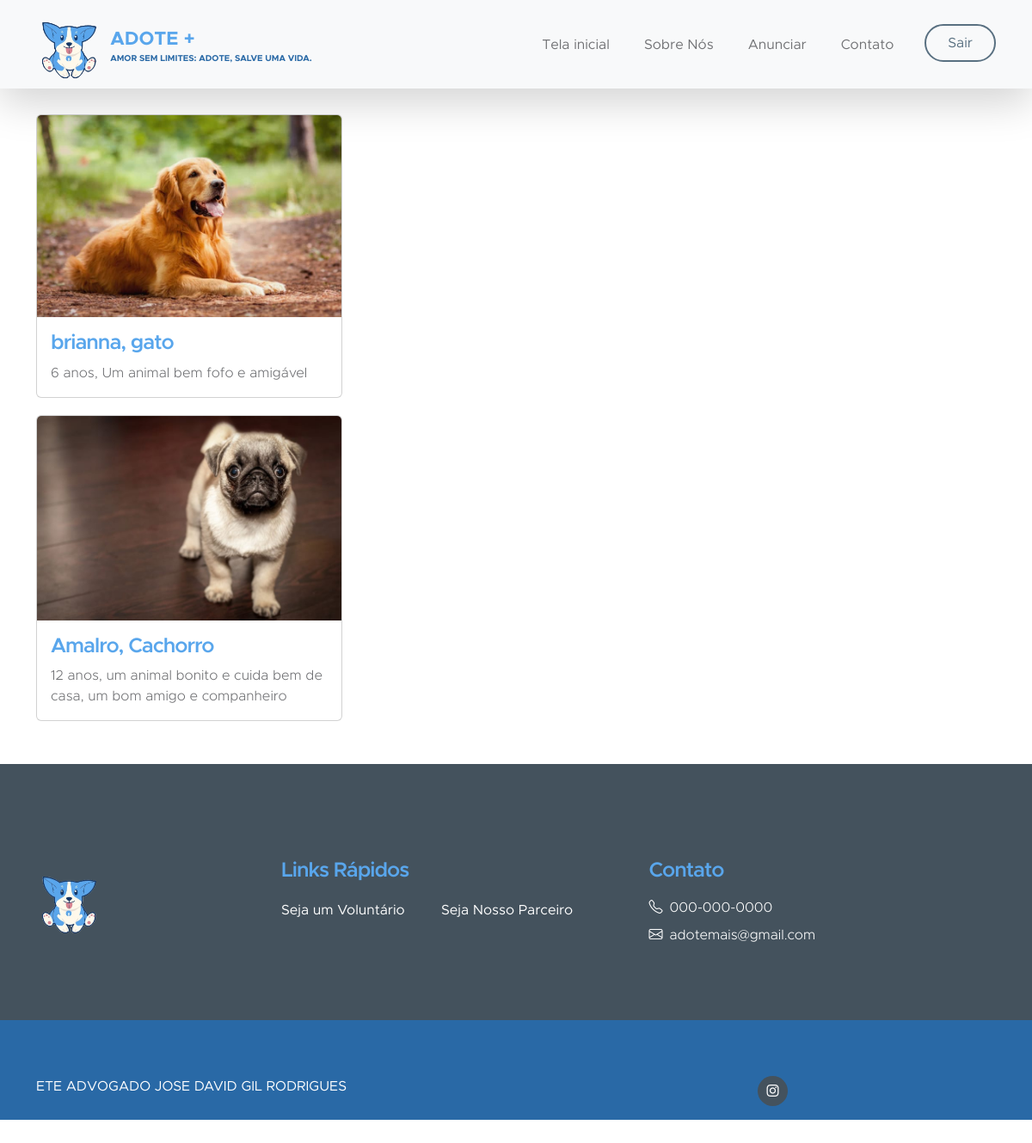
The app's page /adotar (signed in), older data.
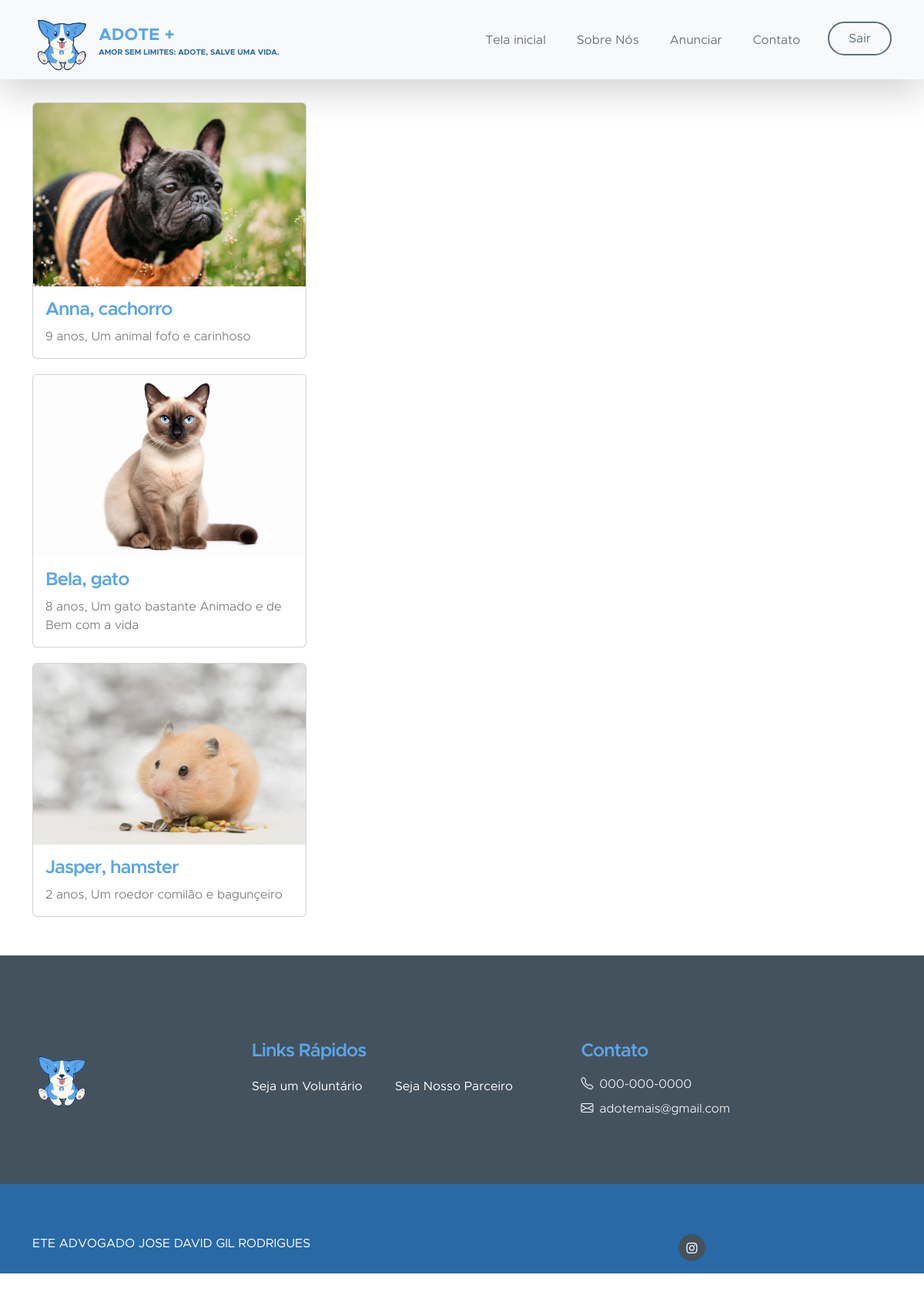
The same page, newer data.
### app/models/tables.py (models this page shows, shortened)
class Animal(db.Model):
    __tablename__= "animal" #nome da tabela já definida
    id = db.Column(db.Integer, primary_key=True)
    nome = db.Column(db.String(20), nullable=False)
    raca = db.Column(db.String(50), nullable=False)
    especie = db.Column(db.String(50), nullable=False)
    cor = db.Column(db.String(50), nullable=False)
    idade = db.Column(db.Integer, nullable=False)
    descricao = db.Column(db.Text, nullable=False)
    esterilizado = db.Column(db.Boolean)
    foto = db.Column(db.String(200), nullable=False)

### app/controllers/routes.py (the view)
@app.route('/adotar', defaults={'especie' : None})
@app.route('/adotar/<especie>')
def adotar(especie):
    if especie:
        animais = Animal.query.filter_by(especie=especie).all()
    else:
        animais = Animal.query.all()  # Busque todos os animais do banco de dados
    if current_user.is_authenticated:
        return render_template('adotar_logged_in.html', user=current_user, animais=animais)
    return render_template('adotar.html', animais=animais)

### app/models/tables.py (called while the page is built)
@login_manager.user_loader
def get_user(user_id):
    return User.query.filter_by(id=user_id).first()

    @property
    def is_authenticated(self):
        return True

### app/templates/adotar_logged_in.html (shortened to what the changed rows need)
<!DOCTYPE html>
    <html lang="en">
    <head>
        <link href="{{ url_for('static', filename='css/bootstrap.min.css') }}" rel="stylesheet">
        <link href="{{ url_for('static', filename='css/bootstrap-icons.css') }}" rel="stylesheet">
        <link href="{{ url_for('static', filename='css/index.css') }}" rel="stylesheet">
    </head>
    <body id="section_1">
        <div class="container">
            <div class="row animal-list">
                {% for animal in animais %}
                    <div class="col-sm-4">
                        <a href="{{ url_for('animal_detalhes', animal_id=animal.id) }}">
                            <div class="card h-100 d-flex flex-column justify-content-between">
                                <img class="card-img-top" src="{{ url_for('static', filename='uploads/' + animal.foto) }}" alt="{{ animal.nome }}">
                                <div class="card-body">
                                    <h5 class="card-title">{{ animal.nome }}, {{ animal.especie }}</h5>
                                    <p class="card-text">{{animal.idade}} anos, {{animal.descricao}} </p>
                                </div>
                            </div>
                        </div>
                {% endfor %}
            </div>
        </div>
</body>
</html>

Row changes from the older to the newer data that the page shows:
changed Animal: foto: a different picture; nome "brianna" → "Anna"; especie "gato" → "cachorro"; idade "6" → "9"; descricao "Um animal bem fofo e amigável" → "Um animal fofo e carinhoso"
changed Animal: foto: a different picture; nome "Amalro" → "Bela"; especie "Cachorro" → "gato"; idade "12" → "8"; descricao "um animal bonito e cuida bem de casa, um bom amigo e companheiro" → "Um gato bastante Animado e de Bem com a vida"
added Animal: foto (picture), nome "Jasper", especie "hamster", idade "2", descricao "Um roedor comilão e bagunçeiro"
